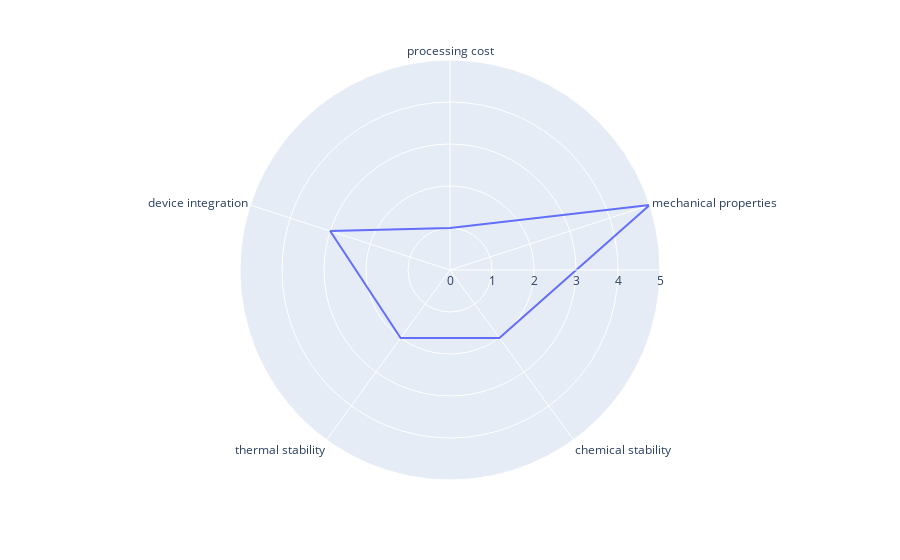

Source (notebook cell):
### Code cell
fig = px.line_polar(df, r='r', theta='theta',line_close=True)
fig.show()

### Figure 1 — Plotly figure (JSON) as saved in the notebook; plotly's stock layout.template omitted (floating-point values rounded to 4 significant figures)
{"data": [{"hovertemplate": "r=%{r}<br>theta=%{theta}<extra></extra>", "legendgroup": "", "line": {"color": "#636efa", "dash": "solid"}, "marker": {"symbol": "circle"}, "mode": "lines", "name": "", "r": [1, 5, 2, 2, 3, 1, 5, 2, 2, 3, 1], "showlegend": false, "subplot": "polar", "theta": ["processing cost", "mechanical properties", "chemical stability", "thermal stability", "device integration", "processing cost", "mechanical properties", "chemical stability", "thermal stability", "device integration", "processing cost"], "type": "scatterpolar"}], "layout": {"legend": {"tracegroupgap": 0}, "margin": {"t": 60}, "polar": {"angularaxis": {"direction": "clockwise", "rotation": 90}, "domain": {"x": [0, 1], "y": [0, 1]}}}}
